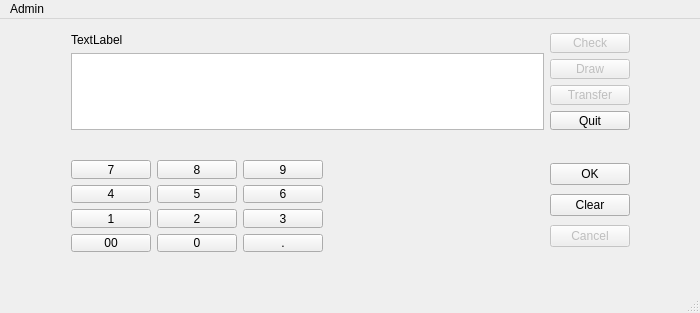
<?xml version="1.0" encoding="UTF-8"?>
<ui version="4.0">
 <class>MainWindow</class>
 <widget class="QMainWindow" name="MainWindow">
  <property name="geometry">
   <rect>
    <x>0</x>
    <y>0</y>
    <width>700</width>
    <height>313</height>
   </rect>
  </property>
  <property name="windowTitle">
   <string>ATMbySunBoyu</string>
  </property>
  <property name="autoFillBackground">
   <bool>false</bool>
  </property>
  <widget class="QWidget" name="centralWidget">
   <widget class="QWidget" name="horizontalLayoutWidget">
    <property name="geometry">
     <rect>
      <x>60</x>
      <y>3</y>
      <width>581</width>
      <height>119</height>
     </rect>
    </property>
    <layout class="QHBoxLayout" name="horizontalLayout">
     <item>
      <layout class="QVBoxLayout" name="verticalLayout_3">
       <item>
        <widget class="QLabel" name="Hintlabel">
         <property name="text">
          <string>TextLabel</string>
         </property>
        </widget>
       </item>
       <item>
        <widget class="QTextBrowser" name="textBrowser">
         <property name="toolTip">
          <string>Text Screen</string>
         </property>
        </widget>
       </item>
      </layout>
     </item>
     <item>
      <layout class="QVBoxLayout" name="verticalLayout_2">
       <item>
        <widget class="QPushButton" name="CheckButton">
         <property name="enabled">
          <bool>false</bool>
         </property>
         <property name="toolTip">
          <string>Check the account record.</string>
         </property>
         <property name="text">
          <string>Check</string>
         </property>
        </widget>
       </item>
       <item>
        <widget class="QPushButton" name="DrawButton">
         <property name="enabled">
          <bool>false</bool>
         </property>
         <property name="toolTip">
          <string>Draw the money.</string>
         </property>
         <property name="text">
          <string>Draw</string>
         </property>
        </widget>
       </item>
       <item>
        <widget class="QPushButton" name="TransferButton">
         <property name="enabled">
          <bool>false</bool>
         </property>
         <property name="toolTip">
          <string>Transfer to another account.</string>
         </property>
         <property name="text">
          <string>Transfer</string>
         </property>
        </widget>
       </item>
       <item>
        <widget class="QPushButton" name="pushButton">
         <property name="toolTip">
          <string>Quit the system.</string>
         </property>
         <property name="text">
          <string>Quit</string>
         </property>
        </widget>
       </item>
      </layout>
     </item>
    </layout>
   </widget>
   <widget class="QWidget" name="horizontalLayoutWidget_2">
    <property name="geometry">
     <rect>
      <x>60</x>
      <y>130</y>
      <width>581</width>
      <height>114</height>
     </rect>
    </property>
    <layout class="QHBoxLayout" name="horizontalLayout_2">
     <item>
      <layout class="QGridLayout" name="gridLayout">
       <item row="0" column="0">
        <widget class="QPushButton" name="pushButton_7">
         <property name="text">
          <string>7</string>
         </property>
        </widget>
       </item>
       <item row="1" column="2">
        <widget class="QPushButton" name="pushButton_6">
         <property name="text">
          <string>6</string>
         </property>
        </widget>
       </item>
       <item row="2" column="0">
        <widget class="QPushButton" name="pushButton_1">
         <property name="text">
          <string>1</string>
         </property>
        </widget>
       </item>
       <item row="1" column="0">
        <widget class="QPushButton" name="pushButton_4">
         <property name="text">
          <string>4</string>
         </property>
        </widget>
       </item>
       <item row="0" column="2">
        <widget class="QPushButton" name="pushButton_9">
         <property name="text">
          <string>9</string>
         </property>
        </widget>
       </item>
       <item row="1" column="1">
        <widget class="QPushButton" name="pushButton_5">
         <property name="text">
          <string>5</string>
         </property>
        </widget>
       </item>
       <item row="0" column="1">
        <widget class="QPushButton" name="pushButton_8">
         <property name="text">
          <string>8</string>
         </property>
        </widget>
       </item>
       <item row="2" column="1">
        <widget class="QPushButton" name="pushButton_2">
         <property name="text">
          <string>2</string>
         </property>
        </widget>
       </item>
       <item row="2" column="2">
        <widget class="QPushButton" name="pushButton_3">
         <property name="text">
          <string>3</string>
         </property>
        </widget>
       </item>
       <item row="3" column="0">
        <widget class="QPushButton" name="pushButton_00">
         <property name="text">
          <string>00</string>
         </property>
        </widget>
       </item>
       <item row="3" column="2">
        <widget class="QPushButton" name="pushButton_point">
         <property name="text">
          <string>.</string>
         </property>
        </widget>
       </item>
       <item row="3" column="1">
        <widget class="QPushButton" name="pushButton_0">
         <property name="text">
          <string>0</string>
         </property>
        </widget>
       </item>
      </layout>
     </item>
     <item>
      <spacer name="horizontalSpacer">
       <property name="orientation">
        <enum>Qt::Horizontal</enum>
       </property>
       <property name="sizeHint" stdset="0">
        <size>
         <width>40</width>
         <height>20</height>
        </size>
       </property>
      </spacer>
     </item>
     <item>
      <layout class="QVBoxLayout" name="verticalLayout">
       <item>
        <widget class="QPushButton" name="oKButton">
         <property name="text">
          <string>OK</string>
         </property>
        </widget>
       </item>
       <item>
        <widget class="QPushButton" name="ClearButton">
         <property name="toolTip">
          <string>Clear all data in the screen.</string>
         </property>
         <property name="text">
          <string>Clear</string>
         </property>
        </widget>
       </item>
       <item>
        <widget class="QPushButton" name="CancelButton">
         <property name="enabled">
          <bool>false</bool>
         </property>
         <property name="text">
          <string>Cancel</string>
         </property>
        </widget>
       </item>
      </layout>
     </item>
    </layout>
   </widget>
  </widget>
  <widget class="QMenuBar" name="menuBar">
   <property name="geometry">
    <rect>
     <x>0</x>
     <y>0</y>
     <width>700</width>
     <height>23</height>
    </rect>
   </property>
   <widget class="QMenu" name="menuAdmin">
    <property name="title">
     <string>Admin</string>
    </property>
    <widget class="QMenu" name="menuOption">
     <property name="enabled">
      <bool>false</bool>
     </property>
     <property name="title">
      <string>Option</string>
     </property>
     <addaction name="actionAdd"/>
     <addaction name="actionDelete"/>
     <addaction name="actionUpdate"/>
     <addaction name="actionCredit"/>
     <addaction name="actionInterestSettings"/>
    </widget>
    <addaction name="separator"/>
    <addaction name="actionEnter"/>
    <addaction name="menuOption"/>
    <addaction name="actionExit"/>
   </widget>
   <addaction name="menuAdmin"/>
  </widget>
  <widget class="QStatusBar" name="statusBar"/>
  <action name="actionEnter">
   <property name="text">
    <string>Enter</string>
   </property>
  </action>
  <action name="actionExit">
   <property name="enabled">
    <bool>false</bool>
   </property>
   <property name="text">
    <string>Exit</string>
   </property>
  </action>
  <action name="actionAdd">
   <property name="enabled">
    <bool>true</bool>
   </property>
   <property name="text">
    <string>Add</string>
   </property>
  </action>
  <action name="actionDelete">
   <property name="text">
    <string>Delete</string>
   </property>
  </action>
  <action name="actionUpdate">
   <property name="text">
    <string>Update</string>
   </property>
  </action>
  <action name="actionCredit">
   <property name="enabled">
    <bool>true</bool>
   </property>
   <property name="text">
    <string>Credit</string>
   </property>
  </action>
  <action name="actionInterestSettings">
   <property name="text">
    <string>InterestSettings</string>
   </property>
  </action>
 </widget>
 <layoutdefault spacing="6" margin="11"/>
 <resources/>
 <connections>
  <connection>
   <sender>pushButton</sender>
   <signal>clicked()</signal>
   <receiver>MainWindow</receiver>
   <slot>close()</slot>
   <hints>
    <hint type="sourcelabel">
     <x>601</x>
     <y>128</y>
    </hint>
    <hint type="destinationlabel">
     <x>668</x>
     <y>118</y>
    </hint>
   </hints>
  </connection>
 </connections>
</ui>
